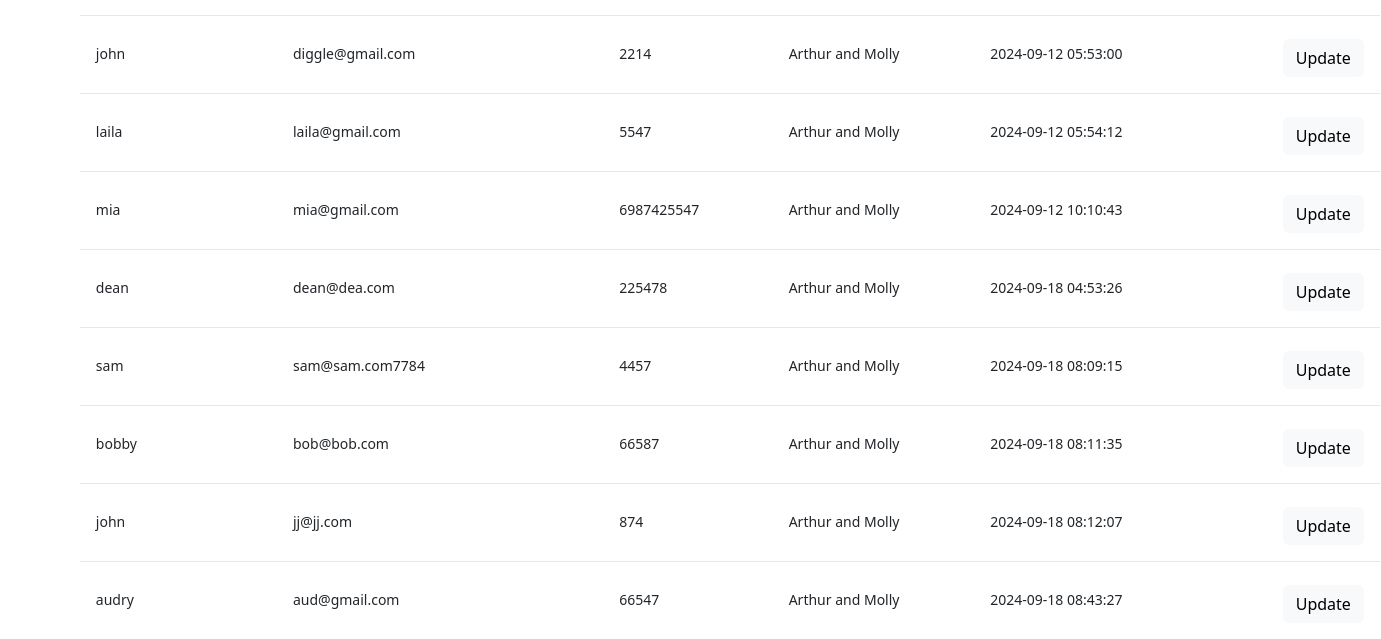
/users (lower part), run on an earlier commit of the app's database.
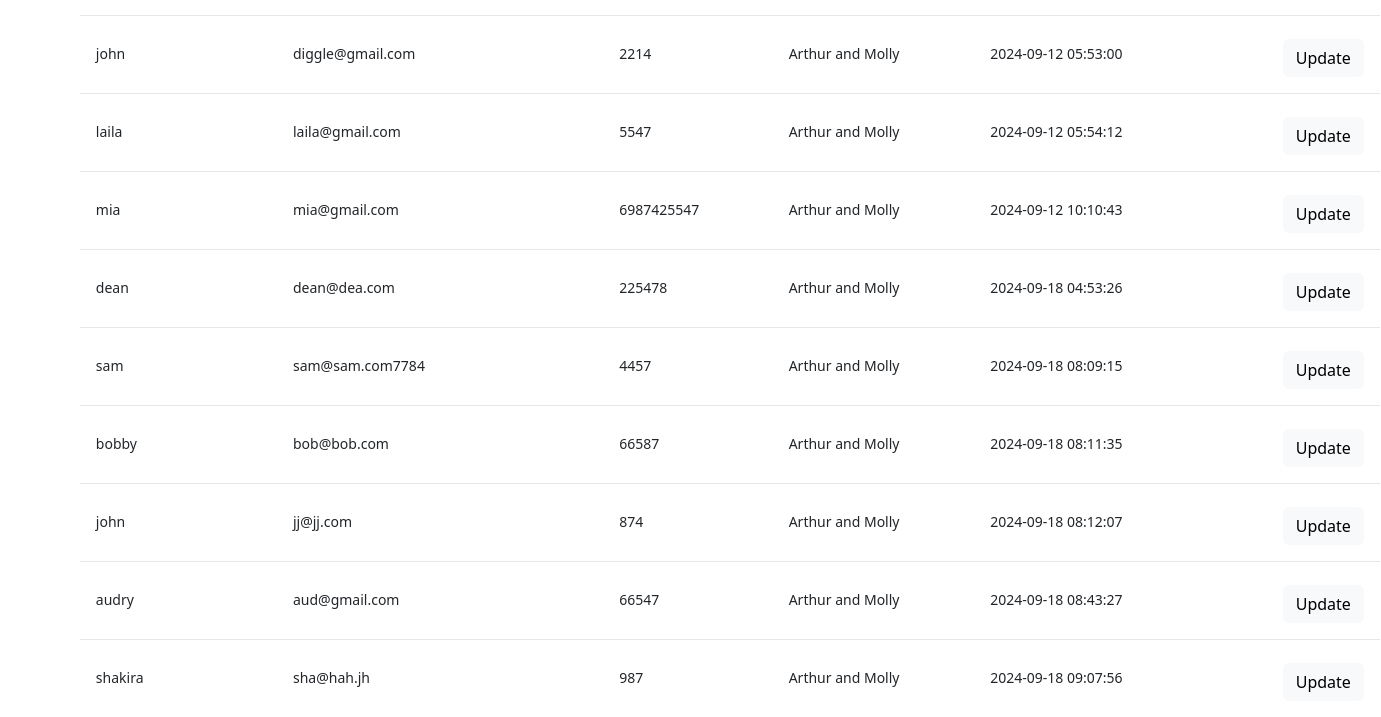
And on a later commit of the database.
### app.py (models this page shows)
class User(db.Model, UserMixin):
    user_id = db.Column(db.Integer, primary_key=True, autoincrement=True)
    email = db.Column(db.String(100),unique=True)
    password_hash = db.Column(db.String(500))
    first_name = db.Column(db.String(100),nullable=False)
    middle_name = db.Column(db.String(100),nullable=False)
    last_name = db.Column(db.String(100))
    contact_no =  db.Column(db.String(100),nullable=False)
    alt_contact_no = db.Column(db.String(100), nullable=True, default=None)
    company_id = mapped_column(Integer, ForeignKey("company.comp_id"))
    company = relationship("Company",backref=backref('users', lazy=True))
    is_deleted = db.Column(db.Boolean, default=False)
    created_by = db.Column(db.String(100), nullable=False)
    created_dt = db.Column(db.DateTime(timezone=True), server_default=func.now())
    updated_by = db.Column(db.String(100), nullable=False)
    updated_dt = db.Column(db.DateTime(timezone=True), server_default=func.now())

### app.py (the view)
@app.route('/users',methods=['GET', 'POST'] )
def users():
    user_list = User.query.all()
    return render_template('partials/table.html', users=user_list)

### templates/partials/table.html (shortened to what this page needs)
{% extends 'base.html' %}
{% block content %}
<!DOCTYPE html>
<html lang="en">
<head>
  <link href="https://unpkg.com/tailwindcss@^2/dist/tailwind.min.css" rel="stylesheet">
  <link href="https://cdn.jsdelivr.net/npm/bootstrap@5.3.3/dist/css/bootstrap.min.css" rel="stylesheet">
</head>
<body>
<div>
  <section class="section">
    <div id="table1">
      <table class="table2" id="results">
        <tbody id="results" class="divide-y divide-white-100">
          {% for user in users %}
          <tr class="bg-white-200">
            <td class="p-3 text-sm text-black-700 whitespace-nowrap">{{ user.first_name }}</td>
            <td class="p-3 text-sm text-black-700 whitespace-nowrap">{{ user.email }}</td>
            <td class="p-3 text-sm text-black-700 whitespace-nowrap">{{ user.contact_no }}</td>
            <td class="p-3 text-sm text-black-700 whitespace-nowrap">{{ user.created_by }}</td>
            <td class="p-3 text-sm text-black-700 whitespace-nowrap">{{ user.created_dt }}</td>
            <td class="p-3 text-sm text-black-700 whitespace-nowrap">
              <a id="{{user.user_id}}" x-data="{usedKeyboard: false}" @keydown.window.tab="usedKeyboard = true" role="button" @click="$dispatch('open-menu', {open: true, user_id: $event.target.id});"  class="btn btn-light" style="float: right;">Update</a>
            </td>
          </tr>
          {% endfor %}
        </tbody>
      </table>
    </div>
  </section>
</div>
</body>
{% endblock %}

What changed in the data, as far as the page shows it:
added User: first_name "shakira", email "sha@hah.jh", contact_no "987", created_by "Arthur and Molly", created_dt "2024-09-18 09:07:56"
